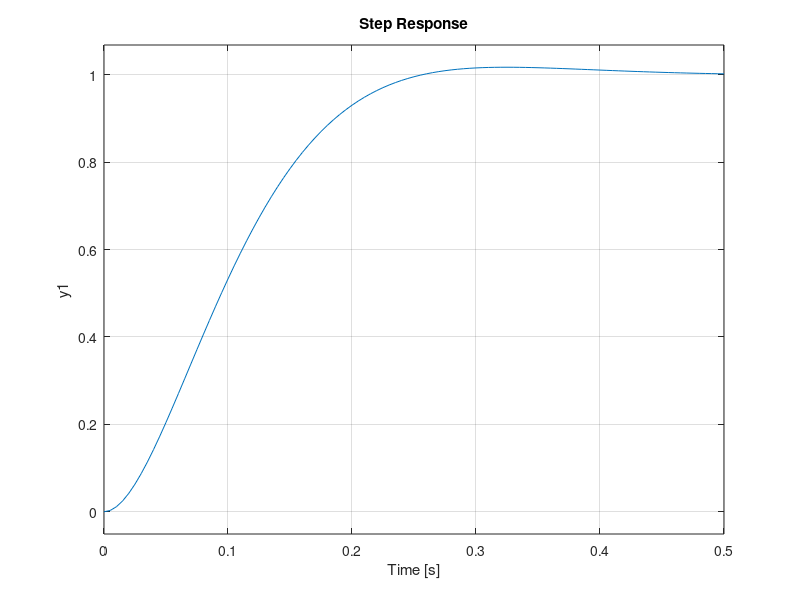

MATLAB code for this plot:
function Problem6()

s = tf('s');

a = 0;
k = 2.5;

G = (100*k) / (s^2 + (25 + a)*s + 25*a + 100*k);

step(G)

hold on

end